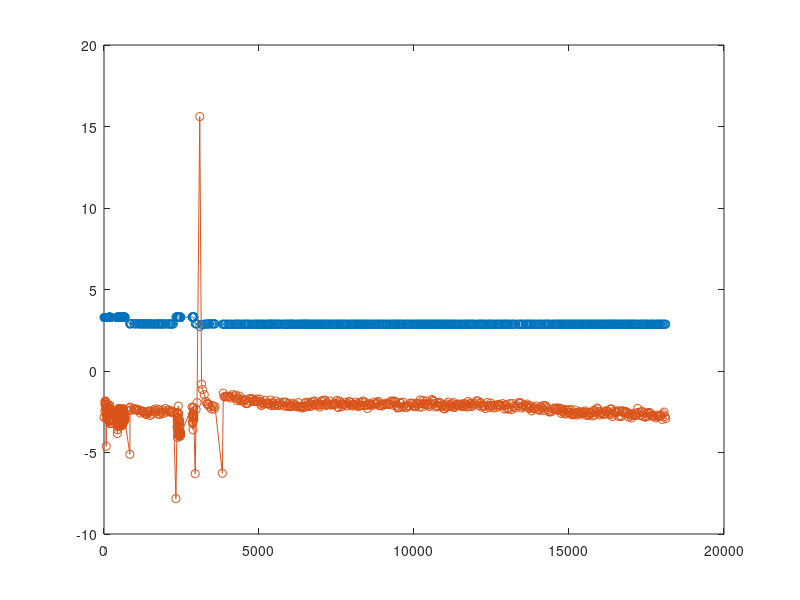

Source code (MATLAB):
d=[1637327817	-2.85	3.28
1637327843	-2.49	3.28
1637327849	-1.87	3.28
1637327851	-2.03	3.28
1637327857	-2.03	3.28
1637327859	-2.06	3.28
1637327861	-1.94	3.28
1637327863	-1.94	3.28
1637327865	-1.84	3.28
1637327871	-2.33	3.28
1637327873	-2.09	3.28
1637327888	-4.62	3.28
1637327896	-2.45	3.28
1637327896	-2.3	3.28
1637327897	-2.61	3.28
1637327899	-2.94	3.28
1637327901	-2.45	3.28
1637327903	-2.64	3.28
1637327905	-2.58	3.28
1637327907	-2.55	3.28
1637327912	-2.64	3.28
1637327911	-2.67	3.28
1637327913	-2.76	3.28
1637327915	-2.79	3.28
1637327917	-2.85	3.28
1637327919	-2.7	3.28
1637327921	-2.7	3.28
1637327923	-2.61	3.28
1637327925	-2.45	3.28
1637327927	-2.49	3.28
1637327929	-2.49	3.28
1637327931	-2.42	3.28
1637327936	-2.61	3.28
1637327936	-2.73	3.28
1637327937	-2.85	3.28
1637327939	-2.52	3.28
1637327951	-2.24	3.28
1637327951	-2.18	3.28
1637327951	-2.21	3.28
1637327951	-2.33	3.28
1637327957	-2.24	3.29
1637327963	-2.3	3.29
1637327965	-2.24	3.29
1637327967	-2.3	3.29
1637327973	-2.55	3.29
1637327975	-2.64	3.29
1637327977	-2.58	3.29
1637327983	-3.1	3.29
1637327985	-3.03	3.29
1637327989	-3	3.29
1637327989	-2.94	3.29
1637327991	-2.91	3.29
1637327993	-2.7	3.29
1637327995	-2.61	3.29
1637327997	-2.45	3.29
1637327999	-2.09	3.29
1637328001	-2.15	3.29
1637328003	-2.27	3.29
1637328008	-3.03	3.29
1637328014	-3	3.29
1637328016	-3.13	3.29
1637328018	-3.22	3.29
1637328023	-3.22	3.29
1637328025	-3.22	3.29
1637328027	-3.03	3.29
1637328029	-2.94	3.29
1637328031	-2.64	3.29
1637328220	-2.58	3.29
1637328238	-2.79	3.29
1637328240	-2.73	3.29
1637328245	-2.94	3.29
1637328245	-2.94	3.29
1637328246	-3.34	3.29
1637328248	-3.83	3.29
1637328250	-3.61	3.29
1637328252	-2.91	3.29
1637328254	-2.42	3.29
1637328256	-2.55	3.29
1637328258	-2.76	3.29
1637328260	-2.79	3.29
1637328262	-2.94	3.29
1637328264	-3.13	3.29
1637328266	-3.4	3.29
1637328268	-3.28	3.29
1637328270	-3.31	3.29
1637328272	-2.94	3.29
1637328274	-2.64	3.29
1637328276	-2.64	3.29
1637328278	-2.33	3.29
1637328280	-2.36	3.29
1637328282	-2.45	3.29
1637328284	-2.55	3.29
1637328286	-2.85	3.29
1637328288	-2.82	3.29
1637328290	-2.79	3.29
1637328292	-3.07	3.29
1637328294	-3.37	3.29
1637328296	-3.31	3.29
1637328298	-3.25	3.29
1637328300	-3.03	3.29
1637328302	-2.85	3.29
1637328304	-2.3	3.29
1637328306	-2.3	3.29
1637328308	-2.49	3.29
1637328310	-2.42	3.29
1637328312	-2.61	3.29
1637328314	-2.7	3.29
1637328316	-2.7	3.29
1637328318	-2.82	3.29
1637328320	-2.97	3.29
1637328322	-3.03	3.29
1637328324	-3.37	3.29
1637328326	-3.28	3.29
1637328328	-3.03	3.29
1637328330	-2.97	3.29
1637328332	-2.42	3.29
1637328334	-2.39	3.29
1637328336	-2.64	3.29
1637328338	-2.64	3.29
1637328340	-2.64	3.29
1637328342	-2.76	3.29
1637328344	-2.91	3.29
1637328346	-3.22	3.29
1637328348	-3.31	3.29
1637328350	-3.28	3.29
1637328352	-3.1	3.29
1637328354	-2.82	3.29
1637328356	-2.58	3.29
1637328358	-2.39	3.29
1637328360	-2.39	3.29
1637328362	-2.45	3.29
1637328364	-2.42	3.29
1637328366	-2.76	3.29
1637328368	-2.79	3.29
1637328370	-2.94	3.29
1637328379	-2.64	3.29
1637328386	-2.82	3.29
1637328388	-2.91	3.29
1637328390	-3.03	3.29
1637328392	-3.03	3.29
1637328394	-3.34	3.29
1637328396	-3.25	3.29
1637328401	-3.34	3.29
1637328401	-3.34	3.29
1637328402	-3.25	3.29
1637328404	-3.28	3.29
1637328406	-3.28	3.29
1637328408	-3.28	3.29
1637328410	-3.25	3.29
1637328412	-3.19	3.29
1637328414	-3.07	3.29
1637328416	-3.03	3.29
1637328418	-2.64	3.29
1637328420	-2.7	3.29
1637328422	-2.45	3.29
1637328424	-2.33	3.29
1637328426	-2.49	3.29
1637328428	-2.67	3.29
1637328433	-2.67	3.29
1637328433	-2.52	3.29
1637328434	-2.58	3.29
1637328436	-2.45	3.29
1637328438	-2.45	3.29
1637328440	-2.33	3.29
1637328442	-2.42	3.29
1637328444	-2.33	3.29
1637328446	-2.58	3.29
1637328451	-2.64	3.29
1637328451	-2.76	3.29
1637328458	-3.13	3.3
1637328467	-2.7	3.3
1637328469	-2.61	3.3
1637328471	-2.7	3.3
1637328473	-2.76	3.3
1637328475	-2.76	3.3
1637328477	-2.82	3.3
1637328479	-2.88	3.3
1637328481	-2.88	3.3
1637328483	-2.85	3.3
1637328485	-2.88	3.3
1637328487	-2.94	3.3
1637328492	-2.85	3.3
1637328491	-3.03	3.3
1637328652	-5.11	2.9
1637328658	-2.42	2.9
1637328660	-2.27	2.9
1637328662	-2.21	2.89
1637328691	-2.39	2.91
1637328779	-2.3	2.89
1637328808	-2.39	2.9
1637328837	-2.36	2.89
1637328866	-2.33	2.9
1637328925	-2.42	2.89
1637328954	-2.39	2.89
1637328983	-2.58	2.89
1637329012	-2.45	2.89
1637329042	-2.45	2.89
1637329071	-2.49	2.89
1637329100	-2.52	2.89
1637329129	-2.58	2.89
1637329159	-2.64	2.89
1637329188	-2.67	2.89
1637329217	-2.49	2.89
1637329246	-2.55	2.89
1637329276	-2.45	2.89
1637329305	-2.73	2.89
1637329334	-2.45	2.89
1637329363	-2.64	2.88
1637329422	-2.39	2.88
1637329451	-2.52	2.89
1637329480	-2.33	2.88
1637329529	-2.45	2.89
1637329559	-2.64	2.88
1637329588	-2.36	2.89
1637329617	-2.67	2.89
1637329646	-2.55	2.88
1637329675	-2.52	2.89
1637329705	-2.42	2.88
1637329734	-2.61	2.88
1637329792	-2.3	2.89
1637329822	-2.52	2.89
1637329880	-2.39	2.88
1637329909	-2.42	2.89
1637329939	-2.52	2.89
1637329968	-2.49	2.88
1637329997	-2.45	2.88
1637330026	-2.55	2.88
1637330056	-2.52	2.89
1637330137	-7.83	3.31
1637330172	-3.43	3.31
1637330174	-2.55	3.31
1637330176	-2.55	3.31
1637330178	-2.88	3.31
1637330183	-2.88	3.31
1637330183	-3.07	3.31
1637330184	-3.07	3.31
1637330189	-3.34	3.31
1637330191	-3.55	3.31
1637330193	-4.07	3.31
1637330195	-3.89	3.31
1637330197	-3.61	3.31
1637330199	-3.22	3.31
1637330209	-2.85	3.31
1637330211	-2.64	3.31
1637330213	-2.15	3.31
1637330215	-2.61	3.31
1637330217	-2.61	3.31
1637330219	-3.1	3.31
1637330231	-3.98	3.31
1637330233	-3.89	3.3
1637330235	-3.77	3.31
1637330237	-3.86	3.31
1637330239	-3.92	3.3
1637330241	-3.89	3.3
1637330243	-3.89	3.31
1637330245	-3.71	3.3
1637330247	-3.43	3.31
1637330249	-3.43	3.3
1637330251	-3.4	3.31
1637330253	-3	3.3
1637330255	-3.1	3.31
1637330257	-3.19	3.3
1637330259	-3.43	3.3
1637330261	-3.49	3.3
1637330263	-3.74	3.3
1637330265	-3.8	3.3
1637330267	-3.77	3.3
1637330269	-3.74	3.3
1637330271	-3.95	3.3
1637330273	-4.01	3.3
1637330275	-3.77	3.3
1637330277	-3.89	3.3
1637330279	-3.89	3.3
1637330281	-3.74	3.3
1637330283	-3.89	3.3
1637330285	-3.86	3.3
1637330659	-2.21	3.31
1637330669	-2.76	3.31
1637330671	-2.67	3.31
1637330673	-3.13	3.31
1637330675	-3.22	3.31
1637330677	-3.1	3.31
1637330688	-3.61	3.31
1637330692	-2.82	3.31
1637330694	-2.76	3.31
1637330696	-2.64	3.31
1637330698	-2.85	3.31
1637330700	-2.88	3.31
1637330702	-2.67	3.31
1637330704	-2.49	3.31
1637330706	-2.24	3.31
1637330708	-2.24	3.31
1637330710	-2.7	3.31
1637330712	-2.88	3.31
1637330714	-3	3.31
1637330759	-6.3	2.9
1637330788	-2.36	2.9
1637330818	-1.94	2.9
1637330906	15.61	2.72
1637330964	-0.81	2.84
1637330994	-1.14	2.86
1637331052	-1.45	2.87
1637331105	-1.87	2.88
1637331134	-2	2.88
1637331164	-2.06	2.88
1637331193	-2.03	2.89
1637331222	-2.18	2.89
1637331281	-2.33	2.89
1637331310	-2.12	2.89
1637331339	-2.18	2.89
1637331368	-2.33	2.89
1637331398	-2.18	2.89
1637331636	-6.27	2.87
1637331665	-1.36	2.87
1637331694	-1.57	2.87
1637331723	-1.6	2.87
1637331752	-1.54	2.87
1637331811	-1.57	2.87
1637331840	-1.57	2.87
1637331870	-1.57	2.87
1637331899	-1.66	2.87
1637331957	-1.45	2.87
1637332016	-1.54	2.87
1637332045	-1.66	2.87
1637332074	-1.48	2.87
1637332104	-1.81	2.87
1637332133	-1.69	2.87
1637332163	-1.66	2.87
1637332192	-1.54	2.87
1637332221	-1.84	2.87
1637332251	-1.81	2.87
1637332309	-1.81	2.87
1637332338	-1.81	2.87
1637332368	-1.75	2.87
1637332397	-2	2.87
1637332426	-2	2.87
1637332455	-1.97	2.87
1637332485	-1.84	2.87
1637332515	-1.69	2.87
1637332573	-1.69	2.87
1637332603	-1.72	2.86
1637332632	-1.87	2.87
1637332661	-1.84	2.87
1637332690	-1.78	2.87
1637332720	-1.87	2.87
1637332749	-1.72	2.87
1637332778	-1.87	2.87
1637332807	-1.87	2.87
1637332836	-1.72	2.87
1637332866	-2.03	2.87
1637332895	-2.12	2.87
1637332924	-1.94	2.87
1637332953	-2.03	2.87
1637333012	-1.81	2.87
1637333041	-1.97	2.87
1637333070	-2	2.87
1637333100	-2.03	2.87
1637333129	-2	2.87
1637333158	-2.03	2.88
1637333187	-1.78	2.87
1637333217	-2.12	2.87
1637333246	-1.94	2.88
1637333275	-1.97	2.87
1637333304	-2.12	2.87
1637333334	-2.09	2.87
1637333363	-1.84	2.87
1637333392	-2	2.87
1637333421	-2.09	2.87
1637333450	-2.12	2.87
1637333480	-1.94	2.88
1637333538	-2.06	2.87
1637333597	-1.91	2.87
1637333626	-2.15	2.87
1637333655	-1.94	2.87
1637333684	-1.91	2.87
1637333714	-2.15	2.87
1637333743	-2.18	2.87
1637333772	-2	2.87
1637333801	-2.18	2.87
1637333831	-2.15	2.88
1637333860	-2.12	2.87
1637333889	-2.18	2.88
1637333918	-1.97	2.87
1637333948	-2.06	2.87
1637334006	-2.09	2.87
1637334035	-2.18	2.87
1637334065	-2.21	2.87
1637334094	-1.94	2.87
1637334123	-2.18	2.87
1637334152	-2.18	2.87
1637334182	-2.18	2.87
1637334211	-2.27	2.87
1637334240	-2.18	2.88
1637334269	-2.24	2.87
1637334299	-2	2.88
1637334328	-1.91	2.88
1637334357	-2.12	2.87
1637334386	-2.15	2.87
1637334416	-1.94	2.87
1637334445	-2.18	2.87
1637334474	-2.03	2.87
1637334503	-1.91	2.87
1637334533	-2.15	2.87
1637334562	-1.87	2.87
1637334591	-2.06	2.87
1637334620	-1.84	2.87
1637334650	-2.09	2.87
1637334679	-1.97	2.87
1637334708	-2.06	2.87
1637334737	-2.09	2.87
1637334767	-2.21	2.87
1637334796	-2.09	2.87
1637334825	-1.91	2.87
1637334854	-1.81	2.87
1637334884	-2.06	2.87
1637334913	-1.84	2.87
1637334942	-1.78	2.87
1637334971	-2.12	2.87
1637335001	-2.06	2.87
1637335030	-1.97	2.87
1637335059	-2.06	2.87
1637335088	-1.84	2.87
1637335147	-2.09	2.87
1637335176	-2.06	2.87
1637335205	-2.06	2.87
1637335235	-1.97	2.87
1637335264	-2.06	2.87
1637335293	-1.97	2.87
1637335322	-1.81	2.87
1637335352	-2.21	2.87
1637335381	-2.24	2.87
1637335410	-1.84	2.87
1637335439	-1.94	2.87
1637335469	-2.03	2.87
1637335498	-2.18	2.87
1637335527	-2.06	2.87
1637335556	-2.06	2.87
1637335586	-2.03	2.87
1637335615	-1.91	2.87
1637335644	-2.15	2.87
1637335673	-2	2.87
1637335732	-1.87	2.87
1637335761	-2.09	2.87
1637335790	-1.94	2.87
1637335819	-2.09	2.87
1637335849	-2.15	2.87
1637335878	-2.06	2.87
1637335907	-2.06	2.87
1637335936	-1.91	2.87
1637335966	-2.12	2.87
1637335995	-2.03	2.87
1637336024	-2.18	2.87
1637336053	-1.94	2.87
1637336083	-2.09	2.87
1637336112	-2.12	2.87
1637336141	-1.91	2.87
1637336170	-1.84	2.87
1637336200	-2.12	2.87
1637336229	-1.91	2.87
1637336258	-2.09	2.87
1637336287	-2.09	2.87
1637336317	-2.3	2.87
1637336346	-2.09	2.87
1637336375	-2.03	2.87
1637336404	-2	2.87
1637336434	-2.06	2.87
1637336463	-2.12	2.87
1637336521	-1.91	2.87
1637336551	-2.03	2.87
1637336580	-2	2.87
1637336609	-2	2.87
1637336638	-1.94	2.87
1637336668	-1.87	2.87
1637336697	-2.12	2.87
1637336726	-2.12	2.87
1637336755	-2.03	2.87
1637336785	-2.15	2.87
1637336814	-2.06	2.87
1637336872	-2.06	2.87
1637336902	-1.97	2.87
1637336931	-2	2.87
1637336960	-2.06	2.87
1637337019	-2.03	2.87
1637337048	-2.03	2.87
1637337077	-1.84	2.87
1637337106	-1.87	2.87
1637337136	-2.09	2.87
1637337165	-1.84	2.87
1637337194	-1.87	2.87
1637337223	-1.91	2.87
1637337253	-2.15	2.87
1637337282	-2.27	2.87
1637337311	-2.24	2.87
1637337340	-2.24	2.87
1637337369	-1.94	2.87
1637337399	-2	2.87
1637337428	-2.21	2.87
1637337457	-1.91	2.87
1637337486	-2.15	2.87
1637337545	-2.24	2.87
1637337574	-2.24	2.87
1637337603	-2.15	2.87
1637337633	-2.12	2.87
1637337662	-2.15	2.87
1637337691	-1.97	2.87
1637337750	-1.97	2.87
1637337779	-2.03	2.87
1637337808	-2.18	2.87
1637337837	-2.15	2.87
1637337867	-2.18	2.87
1637337896	-1.97	2.87
1637337925	-2.09	2.87
1637337955	-2	2.87
1637337984	-2.21	2.87
1637338013	-1.78	2.87
1637338042	-1.97	2.87
1637338072	-2.21	2.87
1637338101	-1.81	2.87
1637338130	-2.03	2.87
1637338159	-2.03	2.87
1637338189	-2	2.87
1637338218	-1.84	2.87
1637338247	-2.09	2.87
1637338276	-2.06	2.87
1637338306	-2.18	2.87
1637338335	-1.97	2.87
1637338364	-2.09	2.87
1637338393	-1.75	2.87
1637338423	-1.81	2.87
1637338452	-1.87	2.87
1637338481	-2	2.87
1637338510	-2.21	2.87
1637338540	-2.12	2.87
1637338569	-1.94	2.87
1637338598	-2.18	2.87
1637338627	-1.91	2.87
1637338657	-1.97	2.87
1637338686	-2.09	2.87
1637338715	-2.18	2.87
1637338744	-2.09	2.87
1637338774	-2.3	2.87
1637338803	-2.33	2.87
1637338832	-2.15	2.87
1637338861	-2.21	2.87
1637338891	-2.03	2.87
1637338920	-1.91	2.87
1637338949	-2.18	2.87
1637338978	-2.06	2.87
1637339008	-2.15	2.87
1637339037	-2	2.87
1637339066	-2.21	2.87
1637339095	-1.94	2.87
1637339125	-2.24	2.87
1637339154	-2.15	2.87
1637339183	-2.06	2.86
1637339213	-2.12	2.87
1637339242	-2.03	2.87
1637339271	-2.12	2.87
1637339330	-2.03	2.87
1637339359	-2.18	2.87
1637339388	-2.12	2.87
1637339417	-2	2.87
1637339447	-2.18	2.86
1637339476	-2.03	2.87
1637339505	-2.09	2.87
1637339534	-2.21	2.87
1637339564	-1.87	2.87
1637339593	-2.15	2.87
1637339622	-1.97	2.87
1637339651	-2	2.87
1637339681	-2.18	2.87
1637339710	-2.03	2.87
1637339739	-2.09	2.87
1637339768	-1.97	2.87
1637339827	-1.84	2.87
1637339885	-1.84	2.87
1637339915	-2.12	2.87
1637339944	-2	2.87
1637339973	-1.94	2.87
1637340002	-2.21	2.87
1637340032	-2.12	2.87
1637340061	-2.12	2.87
1637340090	-2.15	2.87
1637340119	-2.3	2.87
1637340178	-1.94	2.87
1637340207	-2.12	2.87
1637340236	-2.24	2.87
1637340266	-2.12	2.87
1637340295	-1.97	2.87
1637340324	-2.12	2.87
1637340353	-2.15	2.87
1637340383	-2.27	2.87
1637340412	-2.09	2.87
1637340470	-2.24	2.87
1637340500	-2.09	2.87
1637340529	-2.06	2.87
1637340558	-2.15	2.87
1637340587	-2.09	2.87
1637340617	-2.09	2.87
1637340675	-2	2.87
1637340704	-2.12	2.87
1637340734	-2.33	2.87
1637340763	-2.12	2.87
1637340792	-2.06	2.87
1637340821	-2.33	2.87
1637340851	-2.27	2.87
1637340880	-2.33	2.87
1637340909	-2	2.87
1637340968	-2.36	2.87
1637340997	-2	2.87
1637341026	-2.18	2.87
1637341055	-2.15	2.87
1637341085	-2.27	2.87
1637341172	-2.15	2.87
1637341202	-1.94	2.87
1637341231	-2	2.87
1637341260	-1.94	2.87
1637341289	-2.27	2.87
1637341319	-2.18	2.87
1637341348	-2.12	2.87
1637341406	-2.12	2.87
1637341436	-2.12	2.87
1637341465	-2.03	2.87
1637341494	-2.24	2.87
1637341523	-2.3	2.87
1637341553	-2.12	2.87
1637341582	-2.21	2.87
1637341611	-2.45	2.87
1637341670	-2.33	2.87
1637341699	-2.27	2.87
1637341728	-2.27	2.87
1637341757	-2.15	2.87
1637341816	-2.33	2.87
1637341845	-2.36	2.87
1637341874	-2.42	2.87
1637341904	-2.18	2.87
1637341933	-2.27	2.87
1637341991	-2.12	2.87
1637342021	-2.42	2.87
1637342050	-2.12	2.87
1637342079	-2.18	2.87
1637342108	-2.27	2.87
1637342138	-2.39	2.87
1637342167	-2.49	2.87
1637342196	-2.52	2.87
1637342255	-2.49	2.87
1637342313	-2.33	2.87
1637342342	-2.27	2.87
1637342372	-2.33	2.87
1637342401	-2.36	2.87
1637342430	-2.27	2.87
1637342459	-2.42	2.87
1637342489	-2.27	2.87
1637342518	-2.36	2.87
1637342547	-2.3	2.87
1637342576	-2.61	2.87
1637342606	-2.49	2.87
1637342635	-2.42	2.87
1637342664	-2.61	2.87
1637342693	-2.36	2.87
1637342722	-2.64	2.87
1637342752	-2.42	2.87
1637342781	-2.55	2.87
1637342810	-2.39	2.87
1637342840	-2.55	2.87
1637342869	-2.36	2.87
1637342898	-2.67	2.87
1637342927	-2.61	2.87
1637342956	-2.7	2.87
1637342986	-2.61	2.87
1637343015	-2.39	2.87
1637343044	-2.55	2.87
1637343073	-2.7	2.87
1637343103	-2.61	2.87
1637343132	-2.58	2.87
1637343161	-2.49	2.87
1637343190	-2.64	2.87
1637343220	-2.55	2.87
1637343249	-2.52	2.87
1637343278	-2.64	2.87
1637343307	-2.52	2.87
1637343337	-2.45	2.87
1637343366	-2.55	2.87
1637343395	-2.73	2.87
1637343424	-2.67	2.87
1637343454	-2.7	2.87
1637343483	-2.55	2.87
1637343512	-2.61	2.87
1637343541	-2.58	2.87
1637343571	-2.76	2.87
1637343600	-2.42	2.87
1637343629	-2.7	2.87
1637343658	-2.45	2.87
1637343688	-2.55	2.87
1637343717	-2.27	2.87
1637343746	-2.33	2.87
1637343775	-2.49	2.87
1637343805	-2.7	2.87
1637343834	-2.61	2.87
1637343863	-2.55	2.87
1637343892	-2.55	2.87
1637343922	-2.64	2.87
1637343951	-2.64	2.87
1637343980	-2.45	2.87
1637344009	-2.64	2.87
1637344039	-2.45	2.87
1637344068	-2.49	2.87
1637344097	-2.58	2.87
1637344126	-2.67	2.87
1637344156	-2.33	2.87
1637344185	-2.33	2.87
1637344214	-2.79	2.87
1637344243	-2.64	2.87
1637344273	-2.45	2.88
1637344302	-2.55	2.87
1637344331	-2.49	2.87
1637344360	-2.52	2.87
1637344390	-2.45	2.87
1637344419	-2.79	2.87
1637344448	-2.45	2.87
1637344477	-2.73	2.87
1637344506	-2.79	2.87
1637344536	-2.45	2.87
1637344565	-2.45	2.87
1637344594	-2.55	2.87
1637344623	-2.49	2.87
1637344653	-2.49	2.87
1637344682	-2.58	2.87
1637344711	-2.55	2.87
1637344740	-2.82	2.87
1637344770	-2.7	2.87
1637344799	-2.64	2.87
1637344828	-2.88	2.87
1637344857	-2.73	2.87
1637344887	-2.61	2.87
1637344916	-2.7	2.87
1637344945	-2.73	2.87
1637344974	-2.73	2.87
1637345004	-2.55	2.87
1637345033	-2.3	2.87
1637345091	-2.55	2.87
1637345121	-2.73	2.87
1637345150	-2.49	2.87
1637345179	-2.49	2.87
1637345208	-2.79	2.87
1637345238	-2.58	2.87
1637345267	-2.82	2.87
1637345296	-2.82	2.87
1637345325	-2.58	2.87
1637345355	-2.76	2.87
1637345384	-2.55	2.86
1637345414	-2.55	2.87
1637345443	-2.61	2.87
1637345472	-2.73	2.87
1637345501	-2.76	2.87
1637345531	-2.79	2.87
1637345560	-2.76	2.87
1637345618	-2.88	2.87
1637345648	-2.7	2.87
1637345677	-2.79	2.87
1637345706	-2.76	2.87
1637345735	-2.79	2.87
1637345765	-2.76	2.87
1637345794	-2.73	2.87
1637345823	-2.97	2.87
1637345852	-2.64	2.87
1637345882	-2.52	2.87
1637345911	-2.79	2.87
1637345940	-2.91	2.87
];
t=d(:,1)-d(1,1);
v=d(:,3);
p=d(:,2);
plot(t,v,'-o',t,p,'-o')